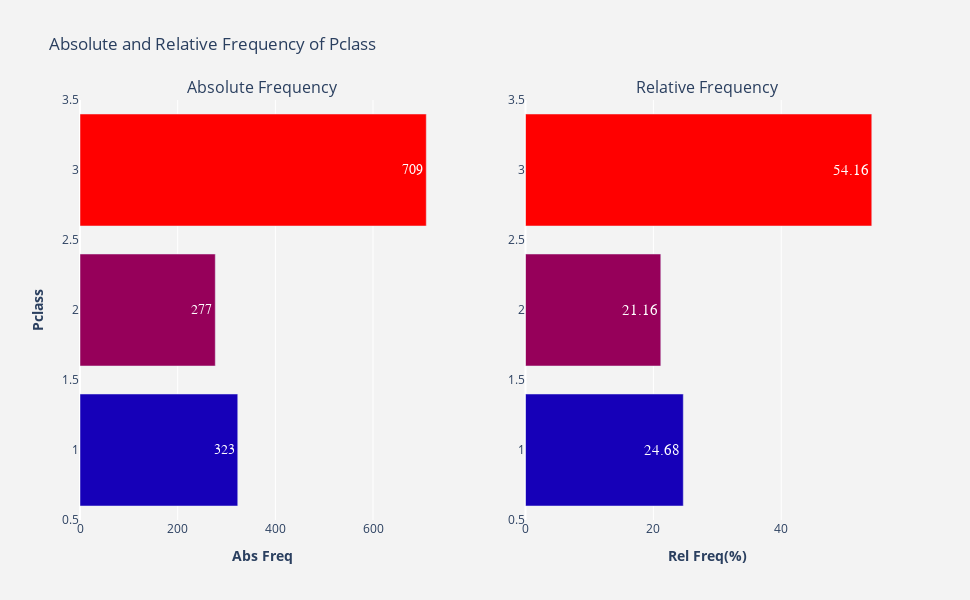

The notebook cell this image was saved under:
### Markdown cell above
**Findings:** Variable Sex is imbalanced as proportion of male vs female in its distribution are not equally represented. Rather Male(843) has outnumbered female (466) in variable Sex. Or, proportionally, over 64% of Sex variable consists of label male while female contibutes to only over 35.5% of Sex.

### 4.1.3 Pclass  <a id="4.1.3"></a>

### Code cell
"""Absolute and relative frequency of Pclass."""
plotFrequency(merged.Pclass)

### Figure 1 — Plotly figure (JSON) as saved in the notebook; plotly's stock layout.template omitted (floating-point values rounded to 4 significant figures)
{"data": [{"hoverinfo": "x+y", "marker": {"color": [709, 323, 277], "colorscale": [[0, "rgb(150,0,90)"], [0.125, "rgb(0,0,200)"], [0.25, "rgb(0,25,255)"], [0.375, "rgb(0,152,255)"], [0.5, "rgb(44,255,150)"], [0.625, "rgb(151,255,0)"], [0.75, "rgb(255,234,0)"], [0.875, "rgb(255,111,0)"], [1, "rgb(255,0,0)"]]}, "name": "Abs Freq", "orientation": "h", "text": [709, 323, 277], "textfont": {"family": "sans serif", "size": 14}, "textposition": "auto", "type": "bar", "x": [709, 323, 277], "xaxis": "x", "y": [3, 1, 2], "yaxis": "y"}, {"hoverinfo": "x+y", "marker": {"color": [54.16, 24.68, 21.16], "colorscale": [[0, "rgb(150,0,90)"], [0.125, "rgb(0,0,200)"], [0.25, "rgb(0,25,255)"], [0.375, "rgb(0,152,255)"], [0.5, "rgb(44,255,150)"], [0.625, "rgb(151,255,0)"], [0.75, "rgb(255,234,0)"], [0.875, "rgb(255,111,0)"], [1, "rgb(255,0,0)"]]}, "name": "Rel Freq(%)", "orientation": "h", "text": [54.16, 24.68, 21.16], "textfont": {"family": "sans serif", "size": 15}, "textposition": "auto", "type": "bar", "x": [54.16, 24.68, 21.16], "xaxis": "x2", "y": [3, 1, 2], "yaxis": "y2"}], "layout": {"annotations": [{"font": {"size": 16}, "showarrow": false, "text": "Absolute Frequency", "x": 0.225, "xanchor": "center", "xref": "paper", "y": 1, "yanchor": "bottom", "yref": "paper"}, {"font": {"size": 16}, "showarrow": false, "text": "Relative Frequency", "x": 0.775, "xanchor": "center", "xref": "paper", "y": 1, "yanchor": "bottom", "yref": "paper"}], "height": 600, "hovermode": "closest", "paper_bgcolor": "rgb(243, 243, 243)", "plot_bgcolor": "rgb(243, 243, 243)", "showlegend": false, "title": {"text": "Absolute and Relative Frequency of Pclass"}, "width": 970, "xaxis": {"anchor": "y", "domain": [0, 0.45], "title": {"text": "<b>Abs Freq</b>"}}, "xaxis2": {"anchor": "y2", "domain": [0.55, 1], "title": {"text": "<b>Rel Freq(%)</b>"}}, "yaxis": {"anchor": "x", "domain": [0, 1], "title": {"text": "<b>Pclass</b>"}}, "yaxis2": {"anchor": "x2", "domain": [0, 1]}}}
